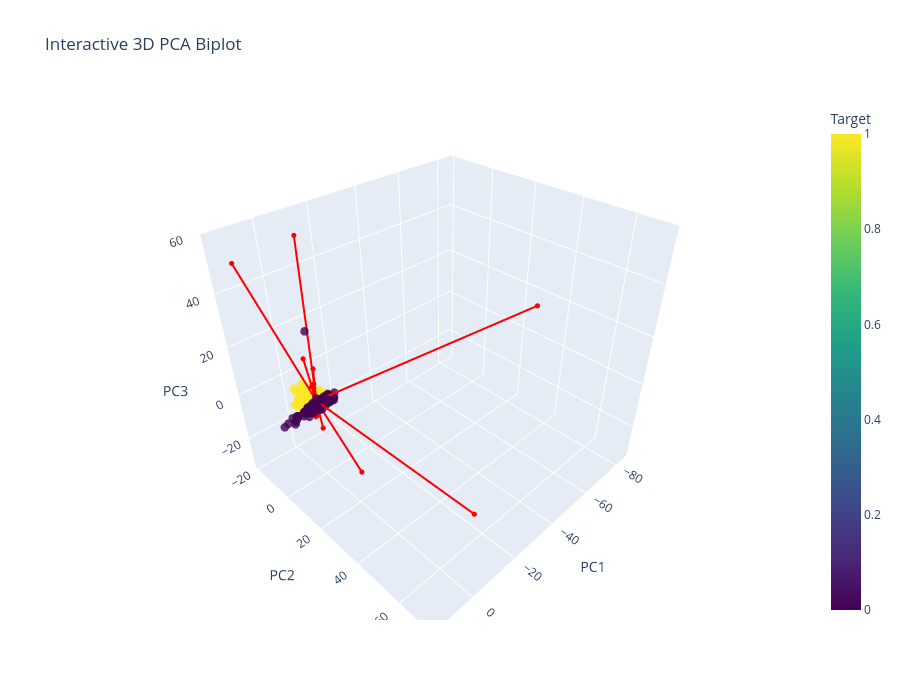

This figure's notebook cell:
### Markdown cell above
## 3d plot

### Code cell
interactive_PCA_biplot_3D(
    score=x_new,
    coeff=loadings,
    labels=sampled_GS.columns[:-1],
    y=y,
    selected_vars=selected_vars,  # top 10 contributors
    concept_labels=concepts
)

### Figure 1 — Plotly figure (JSON) as saved in the notebook; plotly's stock layout.template omitted (floating-point values rounded to 4 significant figures; data arrays with more than 128 entries replaced by an {"elided": "..."} marker saying what was removed)
{"data": [{"hoverinfo": "text", "marker": {"color": {"elided": "450 int values"}, "colorbar": {"title": {"text": "Target"}}, "colorscale": [[0, "#440154"], [0.1111, "#482878"], [0.2222, "#3e4989"], [0.3333, "#31688e"], [0.4444, "#26828e"], [0.5556, "#1f9e89"], [0.6667, "#35b779"], [0.7778, "#6ece58"], [0.8889, "#b5de2b"], [1, "#fde725"]], "opacity": 0.8, "size": 5}, "mode": "markers", "name": "Samples", "text": {"elided": "450 str values"}, "type": "scatter3d", "x": {"elided": "450 float values"}, "y": {"elided": "450 float values"}, "z": {"elided": "450 float values"}}, {"hoverinfo": "text", "hovertext": "total_arm_speed_peak_n", "line": {"color": "red", "width": 4}, "marker": {"size": 3}, "mode": "lines+markers", "name": "total_arm_speed_peak_n", "type": "scatter3d", "x": [0, -4.594], "y": [0, -6.574], "z": [0, 57.4]}, {"hoverinfo": "text", "hovertext": "total_arm_speed_ipi_avg", "line": {"color": "red", "width": 4}, "marker": {"size": 3}, "mode": "lines+markers", "name": "total_arm_speed_ipi_avg", "type": "scatter3d", "x": [0, -2.918], "y": [0, -4.064], "z": [0, 9.977]}, {"hoverinfo": "text", "hovertext": "total_arm_speed_integral", "line": {"color": "red", "width": 4}, "marker": {"size": 3}, "mode": "lines+markers", "name": "total_arm_speed_integral", "type": "scatter3d", "x": [0, 0.5874], "y": [0, -1.079], "z": [0, -4.298]}, {"hoverinfo": "text", "hovertext": "total_arm_acceleration_Gmean", "line": {"color": "red", "width": 4}, "marker": {"size": 3}, "mode": "lines+markers", "name": "total_arm_acceleration_Gmean", "type": "scatter3d", "x": [0, 0.9382], "y": [0, 1.536], "z": [0, 8.68]}, {"hoverinfo": "text", "hovertext": "total_arm_acceleration_Gstd", "line": {"color": "red", "width": 4}, "marker": {"size": 3}, "mode": "lines+markers", "name": "total_arm_acceleration_Gstd", "type": "scatter3d", "x": [0, 4.052], "y": [0, 2.598], "z": [0, 20.94]}, {"hoverinfo": "text", "hovertext": "total_arm_acceleration_peak_mean", "line": {"color": "red", "width": 4}, "marker": {"size": 3}, "mode": "lines+markers", "name": "total_arm_acceleration_peak_mean", "type": "scatter3d", "x": [0, -1.231], "y": [0, -0.2688], "z": [0, -13.3]}, {"hoverinfo": "text", "hovertext": "total_arm_acceleration_peak_n", "line": {"color": "red", "width": 4}, "marker": {"size": 3}, "mode": "lines+markers", "name": "total_arm_acceleration_peak_n", "type": "scatter3d", "x": [0, 0.4511], "y": [0, -1.128], "z": [0, -7.438]}, {"hoverinfo": "text", "hovertext": "total_arm_acceleration_ipi_avg", "line": {"color": "red", "width": 4}, "marker": {"size": 3}, "mode": "lines+markers", "name": "total_arm_acceleration_ipi_avg", "type": "scatter3d", "x": [0, -0.07277], "y": [0, 0.6941], "z": [0, -3.534]}, {"hoverinfo": "text", "hovertext": "lwrist_centre_Gstd", "line": {"color": "red", "width": 4}, "marker": {"size": 3}, "mode": "lines+markers", "name": "lwrist_centre_Gstd", "type": "scatter3d", "x": [0, -3.065], "y": [0, -0.5758], "z": [0, -3.022]}, {"hoverinfo": "text", "hovertext": "lwrist_centre_peak_std", "line": {"color": "red", "width": 4}, "marker": {"size": 3}, "mode": "lines+markers", "name": "lwrist_centre_peak_std", "type": "scatter3d", "x": [0, -0.8142], "y": [0, -3.134], "z": [0, 3.938]}, {"hoverinfo": "text", "hovertext": "lwrist_centre_peak_n", "line": {"color": "red", "width": 4}, "marker": {"size": 3}, "mode": "lines+markers", "name": "lwrist_centre_peak_n", "type": "scatter3d", "x": [0, -2.271], "y": [0, -1.223], "z": [0, -3.565]}, {"hoverinfo": "text", "hovertext": "lwrist_centre_ts_range", "line": {"color": "red", "width": 4}, "marker": {"size": 3}, "mode": "lines+markers", "name": "lwrist_centre_ts_range", "type": "scatter3d", "x": [0, -4.505], "y": [0, 0.05424], "z": [0, -4.226]}, {"hoverinfo": "text", "hovertext": "rwrist_centre_Gmean", "line": {"color": "red", "width": 4}, "marker": {"size": 3}, "mode": "lines+markers", "name": "rwrist_centre_Gmean", "type": "scatter3d", "x": [0, -7.866], "y": [0, 11.14], "z": [0, -31.83]}, {"hoverinfo": "text", "hovertext": "rwrist_centre_Gstd", "line": {"color": "red", "width": 4}, "marker": {"size": 3}, "mode": "lines+markers", "name": "rwrist_centre_Gstd", "type": "scatter3d", "x": [0, 10.94], "y": [0, -18.74], "z": [0, 49.26]}, {"hoverinfo": "text", "hovertext": "rwrist_centre_peak_mean", "line": {"color": "red", "width": 4}, "marker": {"size": 3}, "mode": "lines+markers", "name": "rwrist_centre_peak_mean", "type": "scatter3d", "x": [0, -2.146], "y": [0, -3.426], "z": [0, -4.494]}, {"hoverinfo": "text", "hovertext": "rwrist_centre_peak_std", "line": {"color": "red", "width": 4}, "marker": {"size": 3}, "mode": "lines+markers", "name": "rwrist_centre_peak_std", "type": "scatter3d", "x": [0, -6.124], "y": [0, -11.53], "z": [0, -17.19]}, {"hoverinfo": "text", "hovertext": "rwrist_centre_peak_n", "line": {"color": "red", "width": 4}, "marker": {"size": 3}, "mode": "lines+markers", "name": "rwrist_centre_peak_n", "type": "scatter3d", "x": [0, -0.5435], "y": [0, -7.752], "z": [0, -2.192]}, {"hoverinfo": "text", "hovertext": "rwrist_centre_sampen", "line": {"color": "red", "width": 4}, "marker": {"size": 3}, "mode": "lines+markers", "name": "rwrist_centre_sampen", "type": "scatter3d", "x": [0, -84.23], "y": [0, 28.04], "z": [0, 14.36]}, {"hoverinfo": "text", "hovertext": "rwrist_centre_ts_range", "line": {"color": "red", "width": 4}, "marker": {"size": 3}, "mode": "lines+markers", "name": "rwrist_centre_ts_range", "type": "scatter3d", "x": [0, -2.366], "y": [0, 71.39], "z": [0, -1.266]}], "layout": {"height": 700, "scene": {"xaxis": {"title": {"text": "PC1"}}, "yaxis": {"title": {"text": "PC2"}}, "zaxis": {"title": {"text": "PC3"}}}, "showlegend": false, "title": {"text": "Interactive 3D PCA Biplot"}, "width": 900}}
